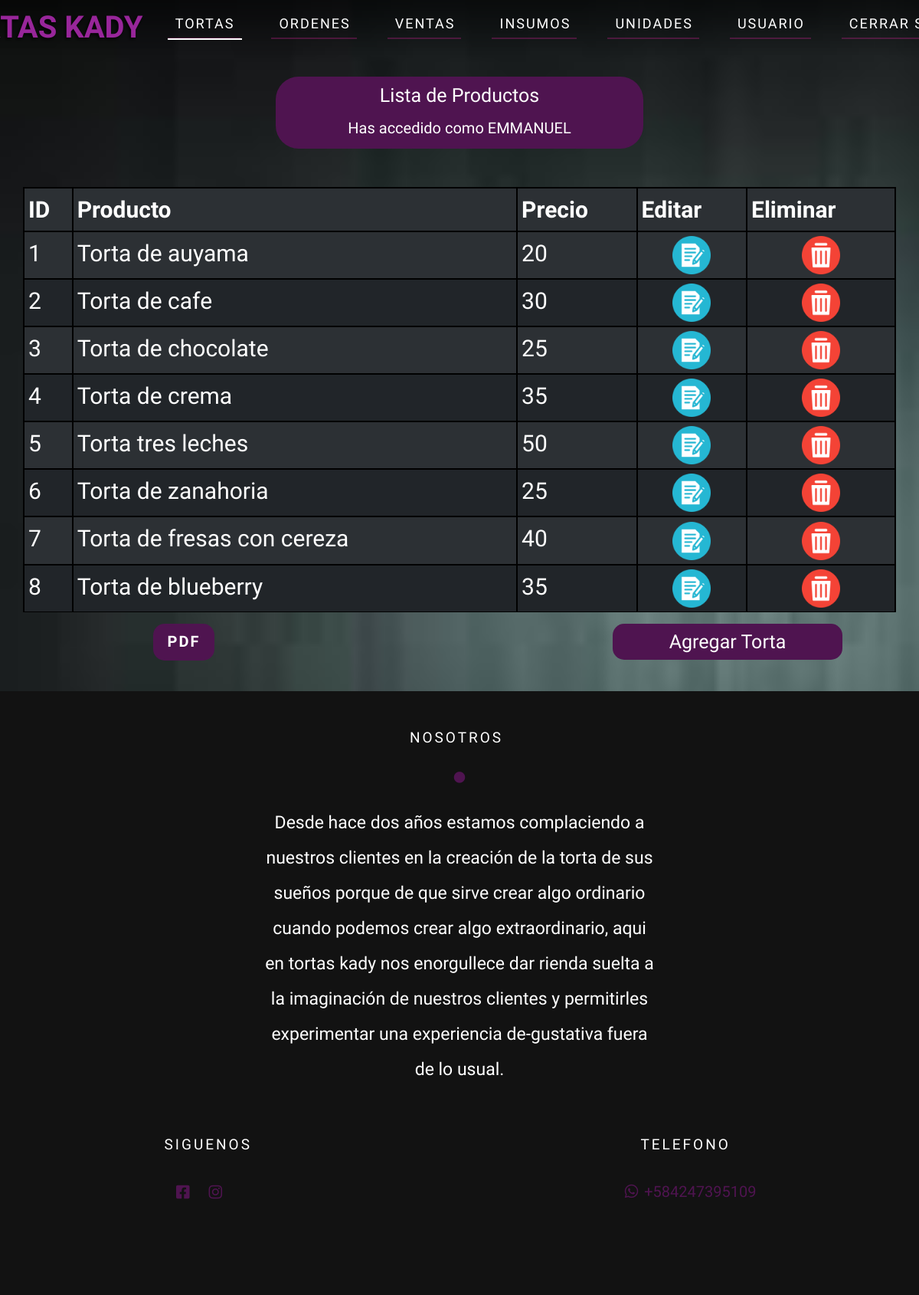
Screenshot of /Vista/admin/cakes.php (signed in) with the database file from the repository.
### tables this page shows
CREATE TABLE `tortas` (
  `id_torta` int(10) UNSIGNED NOT NULL COMMENT 'Id del pan',
  `des_torta` varchar(50) NOT NULL COMMENT 'Descripción del pan',
  `precio` int(100) NOT NULL COMMENT 'Precio del producto',
  `estado` varchar(10) NOT NULL DEFAULT 'A'
);

### Vista/admin/cakes.php (the view, shortened to what this page needs)
<?php
require_once "../../Modelo/connect.php";
$usuario = $_SESSION['username'];
$sql_fetch_todos = "SELECT * FROM tortas where estado='A' ORDER BY id_torta ASC";
$query = mysqli_query($conn, $sql_fetch_todos);
?>
<!doctype html>
<html lang="en">
<head>
    <link href="https://cdn.jsdelivr.net/npm/bootstrap@5.2.1/dist/css/bootstrap.min.css" rel="stylesheet">
    <link rel="stylesheet" href="https://cdnjs.cloudflare.com/ajax/libs/font-awesome/5.11.2/css/all.min.css">
    <link rel="stylesheet" href="../css/style.css">
  <link rel="stylesheet" href="../css/header.css">
  <link rel="stylesheet" href="../css/font.css">
</head>
<body>
<header>
        <div class="container">
            <nav class="nav">
                <a href="inicio.html" class="logo">TORTAS KADY</a>
                <ul class="nav-list">
                    <li class="nav-item">
                            <a href="cakes.php" class="nav-link active">Tortas</a>
                        </li>
                        <li class="nav-item">
                            <a href="orders.php" class="nav-link ">Ordenes</a>
                        </li>
                        <li class="nav-item">
                            <a href="sales.php" class="nav-link ">Ventas</a>
                        </li>
                        <li class="nav-item">
                            <a href="supplies.php" class="nav-link ">Insumos</a>
                        </li>
                        <li class="nav-item">
                            <a href="unit.php" class="nav-link ">Unidades</a>
                        </li>
                        <li class="nav-item">
                            <a href="user.php" class="nav-link ">Usuario</a>
                        </li>
                        <li class="nav-item">
                            <a href="../../controlador/logout.php" class="nav-link ">Cerrar Sesión</a>
                        </li>
                    </ul>
            </nav>
        </div>
    </header>
    <div class="containe">
        <h1>Lista de Productos</h1>
        <h2>Has accedido como <?php echo $str = strtoupper($usuario) ?></h2>
    </div>
    <div class="table-product">
        <table class="table table-dark table-striped"  id="table">
            <tr>
                <th scope="col">ID</th>
                <th scope="col">Producto</th>
                <th scope="col">Precio</th>
                <th scope="col">Editar </th>
                <th scope="col">Eliminar</th>
            </tr>
            <tbody>
            <?php
                while ($row = mysqli_fetch_array($query)) { ?>
                    <tr>
                        <td><?php echo $row['id_torta'] ?></td>
                        <td><?php echo $row['des_torta'] ?></td>
                        <td><?php echo $row['precio'] ?></td>
                        <td class="modify"><a name="edit" id="" class="bfix" href="./edit/cakes.php?id=<?php echo $row['id_torta'] ?>&message=<?php echo $row['des_torta'] ?>&precio=<?php echo $row['precio']?>" role="button">
                        <img src="../img/editor-de-texto.png" class="edit">
                            </a></td>
                        <td class="delete"><a name="id" id="" class="bdelete"  href="../../Controlador/delete/cake.php?id=<?php echo $row['id_torta'] ?>" role="button">
                                <img src="../img/eliminar.png" alt="">
                            </a></td>
                    </tr>
                <?php
                } ?>
            </tbody>
        </table>
        <br>
        <a name="" id="" class="Addlist" style="float:right" href="add/cakes.php" role="button">Agregar Torta</a>
        <a href="../pdf/cakes.php" class="btn btn-primary" id="esp"><b>PDF</b> </a>
    </div>
<footer>
        <div class="container">
            <div class="footer-content">
                <div class="footer-content-about">
                    <h4>Nosotros</h4>
                    <div class="circle">
                        <i class="fas fa-circle"></i>
                    </div>
                    <p>Desde hace dos años estamos complaciendo a nuestros clientes en la creación de la torta de sus sueños porque de que sirve crear algo ordinario cuando podemos crear algo extraordinario, aqui en tortas kady nos enorgullece dar rienda suelta a la imaginación de nuestros clientes y permitirles experimentar una experiencia de-gustativa fuera de lo usual.</p>
                </div>
                <div class="footer-div">
                    <div class="social-media">
                        <h4>Siguenos</h4>
                        <ul class="social-icons">
                            <li>
                                <a href="#"><i class="fab fa-facebook-square"></i></a>
                            </li>
                            <li>
                                <a href="https://www.instagram.com/tortaskady_/"><i class="fab fa-instagram"></i></a>
                            </li>
                        </ul>
                    </div>
                    <div>
                        <h4 class="tlfh4">Telefono</h4>
                        <div class="tlf-n">
                        <span class="social-icons"><i class="fab fa-whatsapp"></i></span>
                        <h5 class="tlf">+584247395109</h5>
                        </div>
                    </div>
                </div>
            </div>
        </div>
    </footer>
</body>
</html>

### Vista/css/style.css (style rules this page uses)
:root { --main--color: #98269a; --color--texto: #4f1450; }
* { padding: 0px; margin: 0px; }
.containe { margin: 0px auto; margin-top: 100px; margin-bottom: 50px; border-radius: 30px; text-align: center; background-color: var(--color--texto); width: 40%; padding-bottom: 10px; color: white; }
.containe h1 { padding: 10px; }
table th, td { border: 2px solid black; padding: 5px; font-size: 30px; }
th { color: white; background-color: var(--color--texto); }
tr { background-color: white; }
tr:nth-child(even) { background-color: #f2f2f2; }
#table { margin: 0px auto; width: 95%; }
.delete { text-align: center; }
.modify { text-align: center; }
.edit { width: 50px; height: 50px; }
.delete .bdelete img { width: 50px; height: 50px; }
.Addlist { width: 300px; font-size: 25px; text-align: center; margin-right: 100px; padding: 5px 30px 5px 30px; margin-bottom: 20px; border-radius: 15px; text-decoration: none; color: white; background-color: var(--color--texto); transition: 0.5s; }

### rows the page displays
tortas: id_torta "1", des_torta "Torta de auyama", precio "20"
tortas: id_torta "2", des_torta "Torta de cafe", precio "30"
tortas: id_torta "3", des_torta "Torta de chocolate", precio "25"
tortas: id_torta "4", des_torta "Torta de crema", precio "35"
tortas: id_torta "5", des_torta "Torta tres leches", precio "50"
tortas: id_torta "6", des_torta "Torta de zanahoria", precio "25"
tortas: id_torta "7", des_torta "Torta de fresas con cereza", precio "40"
tortas: id_torta "8", des_torta "Torta de blueberry", precio "35"

### other values shown
$str = strtoupper($usuario) "EMMANUEL"
